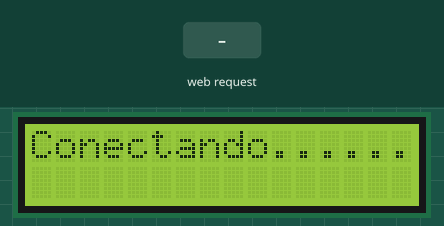
Recording of a sketch running on a simulated ESP32. Parts: 16×2 character LCD. Inputs (shaded band) come from the test bench. WiFi joins after 1.5 s; servers stay silent unless stated; what the sketch prints to the serial monitor is not drawn.

Above: at 3.0 s.
At 4.9 s:
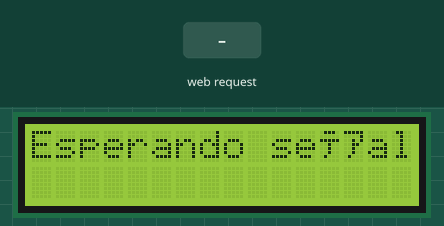
5.0 s: HTTP request GET /open received
At 5.6 s:
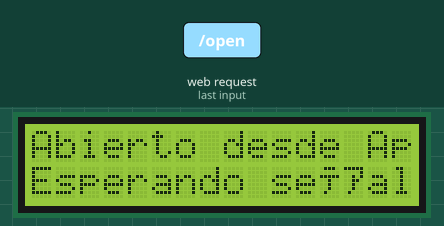
6.5 s: HTTP request GET /close received
At 8.0 s:
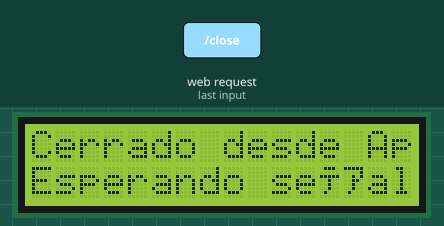
Timing chart, 0 to 9.5 s (numbered marks = the images above; inputs shaded):
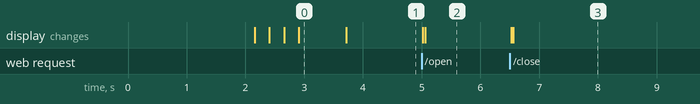

The sketch:

Prueba_Server_App.ino
```cpp
#include <WiFi.h>
#include <Wire.h>
#include <LiquidCrystal_I2C.h>

const char* ssid = "Jorge";
const char* password = "12345678";
WiFiServer server(80);

// Configuración del display LCD I2C
LiquidCrystal_I2C lcd(0x27, 16, 2); // Dirección I2C 0x27, 16 columnas y 2 filas

void setup() {
  // Inicializar el display LCD I2C
  Serial.begin(9600);
  lcd.begin(16, 2);
  lcd.backlight();
  lcd.clear();
  lcd.setCursor(0,0);
  lcd.init();
  lcd.print("Bienvenido");
  delay(2000);  // Espera 2 segundos para mostrar el mensaje de bienvenida

  lcd.clear();
  lcd.print("Conectando...");

  // Conectar a la red WiFi
  Serial.print("Conectando a ");
  Serial.print(ssid);
  WiFi.begin(ssid, password);
  while (WiFi.status() != WL_CONNECTED) {
    delay(250);
    lcd.print(".");
    Serial.print(".");
  }

  lcd.clear();
  lcd.print("WiFi conectado");
  lcd.setCursor(0, 1);
  lcd.print("IP: " + WiFi.localIP().toString());

  // Inicializar el servidor
  server.begin(80);
  Serial.println("Servidor iniciado");

  Serial.print("Dirección IP: ");
  Serial.println(WiFi.localIP());

  lcd.clear();
  lcd.print("Esperando señal...");

  Serial.println("Listo para recibir señales");
}

void loop() {
  WiFiClient client = server.available();
  if (client) {
    Serial.println("Nuevo cliente conectado");

    while (client.connected()) {
      if (client.available()) {
        String request = client.readStringUntil('\r');
        Serial.println("Petición: " + request);

        if (request.indexOf("open") != -1) {
          lcd.clear();
          lcd.print("Abierto desde App");
          Serial.println("Acción: Abierto desde App");
          // Agrega aquí el código para la acción de abrir
        } else if (request.indexOf("close") != -1) {
          lcd.clear();
          lcd.print("Cerrado desde App");
          Serial.println("Acción: Cerrado desde App");
          // Agrega aquí el código para la acción de cerrar
        }

        client.println("HTTP/1.1 200 OK");
        client.println("Content-type:text/html");
        client.println();
        client.println("<html><body><h1>Comando recibido</h1></body></html>");
        delay(1);
        client.stop();
        Serial.println("Cliente desconectado");

        lcd.setCursor(0, 1);
        lcd.print("Esperando señal...");
      }
    }
  }
}
```

Measured:
- after the input at 5.0 s, the display: first changes at once (image 2 shows a later state)
- after the input at 6.5 s, the display: first changes at once (image 3 shows a later state)
- what the display in image 0 shows lasts 0.8 s, from 2.9 s to 3.7 s
